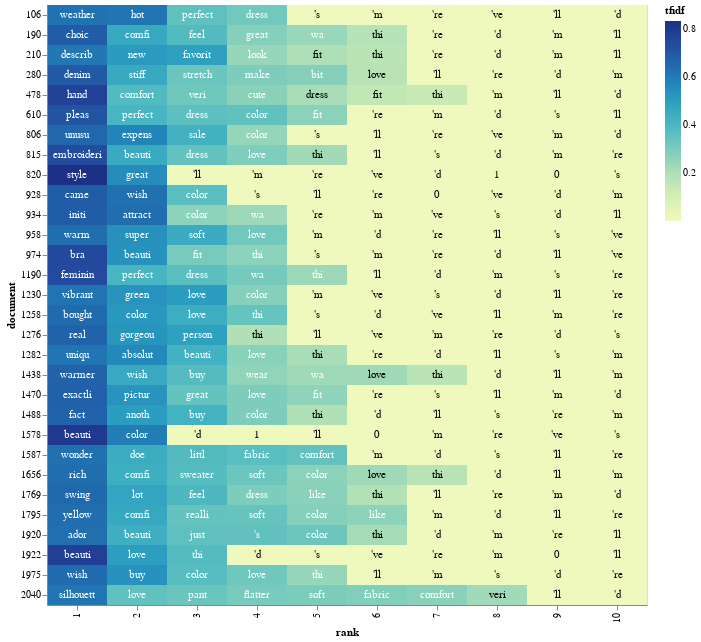

The cell this chart's notebook holds for it:
### Markdown cell above
Some of the most important words in bad reviews are small, cheap, return and poor

### Code cell
df5 = df_idf.loc[df.Cons_rating==5]
df5=df5.loc[df5.max(axis=1)>=0.6]
df51=df5.iloc[0:30,:]

tfidf_df5 = df51.stack().reset_index()
tfidf_df5 = tfidf_df5.rename(columns={0:'tfidf', 'level_0': 'document','level_1': 'term', 'level_2': 'term'})
top_tfidf5 = tfidf_df5.sort_values(by=['document','tfidf'], ascending=[True,False]).groupby(['document']).head(10)


# adding a little randomness to break ties in term ranking
top_tfidf_plusRand = top_tfidf5.copy()
top_tfidf_plusRand['tfidf'] = top_tfidf_plusRand['tfidf'] + np.random.rand(top_tfidf5.shape[0])*0.000001

# base for all visualizations, with rank calculation
base = alt.Chart(top_tfidf_plusRand).encode(
    x = 'rank:O',
    y = 'document:N'
).transform_window(
    rank = "rank()",
    sort = [alt.SortField("tfidf", order="descending")],
    groupby = ["document"],
)

# heatmap specification
heatmap = base.mark_rect().encode(
    color = 'tfidf:Q'
)


# text labels, white for darker heatmap colors
text = base.mark_text(baseline='middle').encode(
    text = 'term:N',
    color = alt.condition(alt.datum.tfidf >= 0.23, alt.value('white'), alt.value('black'))
)

# display the three superimposed visualizations
(heatmap + text).properties(width = 600)

### Figure 1 — Vega-Lite specification as saved in the notebook (floating-point values rounded to 4 significant figures; data arrays with more than 128 entries replaced by an {"elided": "..."} marker saying what was removed)
{"config": {"view": {"continuousWidth": 300, "continuousHeight": 300}}, "layer": [{"mark": {"type": "rect"}, "encoding": {"color": {"field": "tfidf", "type": "quantitative"}, "x": {"field": "rank", "type": "ordinal"}, "y": {"field": "document", "type": "nominal"}}, "transform": [{"window": [{"op": "rank", "field": "", "as": "rank"}], "groupby": ["document"], "sort": [{"field": "tfidf", "order": "descending"}]}]}, {"mark": {"type": "text", "baseline": "middle"}, "encoding": {"color": {"condition": {"test": "(datum.tfidf >= 0.23)", "value": "white"}, "value": "black"}, "text": {"field": "term", "type": "nominal"}, "x": {"field": "rank", "type": "ordinal"}, "y": {"field": "document", "type": "nominal"}}, "transform": [{"window": [{"op": "rank", "field": "", "as": "rank"}], "groupby": ["document"], "sort": [{"field": "tfidf", "order": "descending"}]}]}], "data": {"name": "data-18fb581a00e9e98e8a6544bd02770980"}, "width": 600, "$schema": "https://vega.github.io/schema/vega-lite/v5.14.1.json", "datasets": {"data-18fb581a00e9e98e8a6544bd02770980": {"elided": "300 records"}}}
